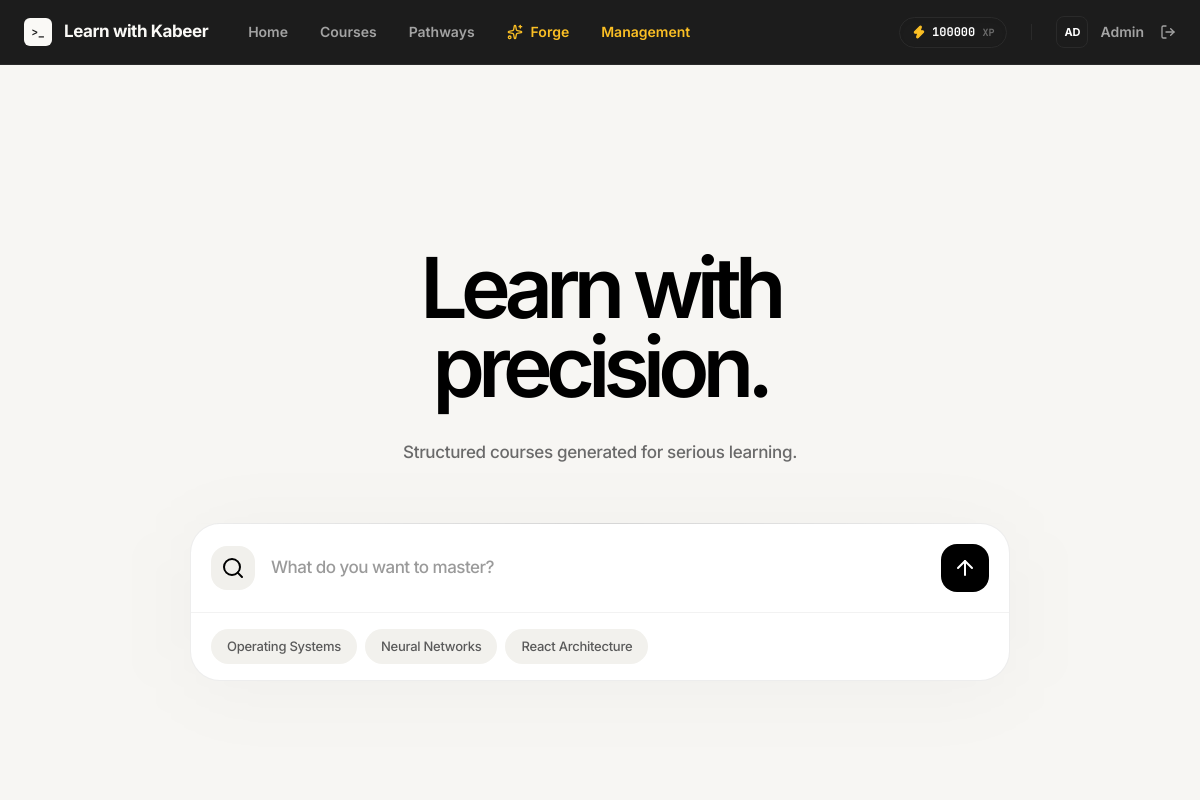
The page /cod (signed in) on the database its author committed.
### tables this page shows
CREATE TABLE users (
            id INTEGER PRIMARY KEY AUTOINCREMENT,
            name TEXT NOT NULL,
            email TEXT NOT NULL UNIQUE,
            password_hash TEXT NOT NULL,
            is_admin INTEGER NOT NULL DEFAULT 0,
            created_at TEXT NOT NULL DEFAULT CURRENT_TIMESTAMP,
            total_xp INTEGER NOT NULL DEFAULT 0
        , is_pro INTEGER NOT NULL DEFAULT 0);

### app.py (the view)
@app.route("/cod")
@login_required
def cod_interface():
    if 'cod_state' not in session or request.args.get('reset'):
        session['cod_state'] = {
            'history': [], # List of {"role": "user/assistant", "content": "..."}
            'pending_course': None,
            'total_cost': 0
        }
    return render_template("lessons/cod.html")

### app.py (called while the page is built)
def login_required(view):
    @wraps(view)
    def wrapped_view(**kwargs):
        if g.user is None:
            flash("Sign in to save your progress.", "info")
            return redirect(url_for("login", next=request.path))
        return view(**kwargs)
    return wrapped_view

@app.before_request
def load_logged_in_user():
    user_id = session.get("user_id")
    g.user = database.get_user_by_id(user_id) if user_id else None

@app.context_processor
def inject_template_helpers():
    return {
        "current_user": g.get("user"),
        "lesson_url": lesson_url,
    }

### database.py (called while the page is built)
def get_db():
    if "db" not in g:
        g.db = sqlite3.connect(current_app.config["DATABASE"])
        g.db.row_factory = sqlite3.Row
        g.db.execute("PRAGMA foreign_keys = ON")
    return g.db

def get_user_by_id(user_id):
    return get_db().execute("SELECT * FROM users WHERE id = ?", (user_id,)).fetchone()

### templates/lessons/cod.html (shortened to what this page needs)
{% extends "base.html" %}
{% block content %}
<main id="cod-container"
    class="state-initial relative flex h-[calc(100vh-64px)] flex-col overflow-hidden bg-[#F7F6F3] text-[#111111]">
    <div class="pointer-events-none absolute inset-0 opacity-[0.018]"
        style="">
    </div>
    <section id="interaction-area"
        class="relative z-20 flex flex-1 flex-col items-center justify-center px-6 transition-all duration-500 ease-out">
        <div id="initial-content" class="w-full max-w-4xl text-center transition-all duration-500">
            <h1
                class="mx-auto max-w-4xl text-[58px] font-semibold leading-[0.94] tracking-[-0.08em] text-black sm:text-[84px]">
                Learn with
                <br>
                precision.
            </h1>
            <p class="mx-auto mt-8 max-w-xl text-[17px] font-medium leading-relaxed tracking-[-0.02em] text-[#6A6A6A]">
                Structured courses generated for serious learning.
            </p>
        </div>
        <div id="input-wrapper" class="relative mt-14 w-full max-w-[820px] transition-all duration-500">
            <form id="chatForm" class="relative">
                <div
                    class="group overflow-hidden rounded-[30px] border border-black/[0.07] bg-white transition-all duration-300 focus-within:border-black">
                    <div
                        class="absolute inset-x-0 top-0 h-px bg-gradient-to-r from-transparent via-black/10 to-transparent">
                    </div>
                    <div class="flex items-center gap-4 px-5 py-5">
                        <div class="flex h-11 w-11 shrink-0 items-center justify-center rounded-2xl bg-[#F1F0EC]">
                            <i data-lucide="search" class="h-4.5 w-4.5 text-black"></i>
                        </div>
                        <input type="text" id="userInput" autocomplete="off" placeholder="What do you want to master?"
                            class="w-full bg-transparent text-[17px] font-medium tracking-[-0.03em] text-black outline-none placeholder:text-[#9A9A9A]">
                        <button type="submit" id="sendBtn"
                            class="flex h-12 w-12 shrink-0 items-center justify-center rounded-2xl bg-black text-white transition-all duration-200 hover:scale-[1.015] active:scale-[0.985] disabled:opacity-30">
                            <i data-lucide="arrow-up" class="h-4.5 w-4.5"></i>
                        </button>
                    </div>
                    <div id="suggestions"
                        class="flex flex-wrap gap-2 border-t border-black/[0.05] px-5 py-4 transition-all duration-300">
                        <button onclick="useSuggestion(this)"
                            class="suggestion-chip rounded-full bg-[#F2F1ED] px-4 py-2 text-[13px] font-medium tracking-[-0.02em] text-[#5A5A5A] transition-all duration-200 hover:bg-black hover:text-white">
                            Operating Systems
                        </button>
                        <button onclick="useSuggestion(this)"
                            class="suggestion-chip rounded-full bg-[#F2F1ED] px-4 py-2 text-[13px] font-medium tracking-[-0.02em] text-[#5A5A5A] transition-all duration-200 hover:bg-black hover:text-white">
                            Neural Networks
                        </button>
                        <button onclick="useSuggestion(this)"
                            class="suggestion-chip rounded-full bg-[#F2F1ED] px-4 py-2 text-[13px] font-medium tracking-[-0.02em] text-[#5A5A5A] transition-all duration-200 hover:bg-black hover:text-white">
                            React Architecture
                        </button>
                    </div>
                </div>
            </form>
        </div>
    </section>
</main>
{% endblock %}

### templates/base.html (shortened to what this page needs)
<!DOCTYPE html>
<html lang="en">
<head>
    <script src="https://cdn.tailwindcss.com?plugins=typography"></script>
</head>
<body class="h-screen overflow-hidden bg-gray-50 text-gray-900 font-sans antialiased flex flex-col">
    <nav class="sticky top-0 z-50 flex-none border-b border-[#2A2A2A] bg-[#1C1C1C] px-6 transition-all duration-300">
        <div class="mx-auto flex h-16 max-w-6xl items-center justify-between">
            <div class="flex items-center gap-10">
                <a href="/" class="flex items-center gap-3 group" aria-label="Learn with Kabeer home">
                    <div class="flex h-7 w-7 items-center justify-center rounded-[6px] bg-[#FAF9F6] font-mono text-[11px] font-bold text-[#1C1C1C] transition-transform duration-200 group-hover:scale-105">
                        &gt;_
                    </div>
                    <span class="font-sans text-[17px] font-bold tracking-tight text-[#FAF9F6]">Learn with Kabeer</span>
                </a>
                <div class="hidden items-center gap-8 text-sm font-semibold text-[#A3A3A3] md:flex">
                    {% if current_user %}
                        <a href="{{ url_for('home') }}" class="transition-colors hover:text-[#FAF9F6] {% if request.endpoint == 'home' %}text-[#FAF9F6]{% endif %}">Home</a>
                        <a href="{{ url_for('courses') }}" class="transition-colors hover:text-[#FAF9F6] {% if request.endpoint == 'courses' %}text-[#FAF9F6]{% endif %}">Courses</a>
                        <a href="{{ url_for('career_paths') }}" class="transition-colors hover:text-[#FAF9F6] {% if request.endpoint == 'career_paths' %}text-[#FAF9F6]{% endif %}">Pathways</a>
                        <a href="{{ url_for('cod_interface') }}" class="flex items-center gap-2 text-amber-400 transition-colors hover:text-amber-300 {% if request.endpoint == 'cod_interface' %}text-amber-300{% endif %}">
                            <i data-lucide="sparkles" class="h-4 w-4"></i>
                            <span>Forge</span>
                        </a>
                        {% if current_user['is_admin'] %}
                            <a href="{{ url_for('admin_dashboard') }}" class="text-amber-400 transition-colors hover:text-amber-300 ">Management</a>
                        {% endif %}
                    {% endif %}
                </div>
            </div>
            <div class="flex items-center gap-6">
                <div class="flex items-center gap-6 text-sm font-semibold text-[#A3A3A3]">
                    {% if current_user %}
                        <div class="hidden items-center gap-4 md:flex">
                            <div class="xp-pill flex items-center gap-1.5 rounded-full border border-[#2A2A2A] bg-[#1C1C1C] px-3 py-1.5 shadow-inner transition-all duration-300">
                                <i data-lucide="zap" class="h-3.5 w-3.5 fill-amber-400 text-amber-400"></i>
                                <span class="font-mono text-xs font-bold text-white"><span class="xp-value">{{ current_user['total_xp'] }}</span> <span class="text-[10px] text-[#6B6B6B]">XP</span></span>
                            </div>
                        </div>
                        <div class="flex items-center gap-4">
                            <a href="{{ url_for('settings') }}" class="group flex items-center gap-3 transition-colors hover:text-white">
                                <div class="flex h-8 w-8 items-center justify-center rounded-lg border border-[#2A2A2A] bg-[#1C1C1C] text-[11px] font-bold text-white transition-all group-hover:border-white/20">
                                    {{ current_user['name'][:2].upper() }}
                                </div>
                                <span class="text-sm font-semibold">{{ current_user["name"].split(' ')[0] }}</span>
                            </a>
                            <form action="{{ url_for('logout') }}" method="post" class="inline">
                                <button type="submit" class="flex items-center gap-2 transition-colors hover:text-[#FAF9F6]" title="Sign Out">
                                    <i data-lucide="log-out" class="h-4 w-4"></i>
                                </button>
                            </form>
                        </div>
                    {% endif %}
                </div>
            </div>
        </div>
    </nav>
    {% block content %}{% endblock %}
</body>
</html>

### templates/base.html (style rules this page uses)
html { scroll-behavior: smooth; font-feature-settings: "ss03", "cv11"; }

### templates/lessons/cod.html (style rules this page uses)
body { background: #F7F6F3; }
.suggestion-chip { animation: chipIn 0.45s cubic-bezier(0.16, 1, 0.3, 1) forwards; opacity: 0; }
.suggestion-chip:nth-child(1) { animation-delay: 0.08s; }
.suggestion-chip:nth-child(2) { animation-delay: 0.16s; }
.suggestion-chip:nth-child(3) { animation-delay: 0.24s; }

### rows shown on the page
users: total_xp "100000", name "AD", name "Admin"
